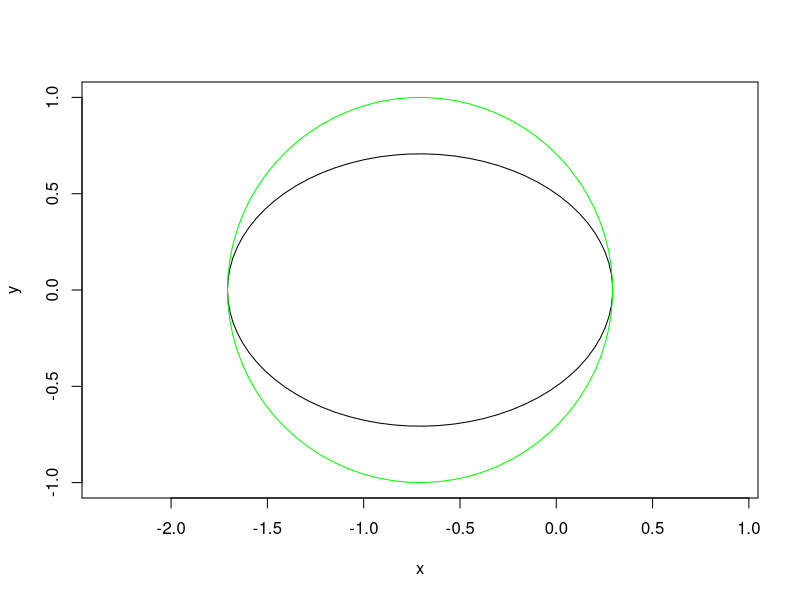

This figure's R source:
#Initialize
a <- 1                  # semi-major axis
e <- 1/sqrt(2)          # eccentricity
b <- a * sqrt(1 - e^2)  # semi-minor axis
c <- e * a              # distance from the center to a focus

# Distance from a focus to the center.
x.c <- -c
y.c <- 0
z.c <- 0

# Generate a numerical sequence
u <- seq(-pi,pi, length.out=80)

# Generate x and y values.
x <- a * cos(u) - e
y <- a * sqrt(1-e^2) * sin(u)
z <- rep(0, times=80)

c.x <- a * cos(u) - c
c.y <- a * sin(u)         # Generate points for an outer circle.
c.z <- rep(0, times=80)

# Plot x & y with a line.
plot(x,y,type="l", ylim=c(-a*sin(pi/2), a*sin(pi/2)),asp=1)
points(c.x,c.y,type="l", col="green")